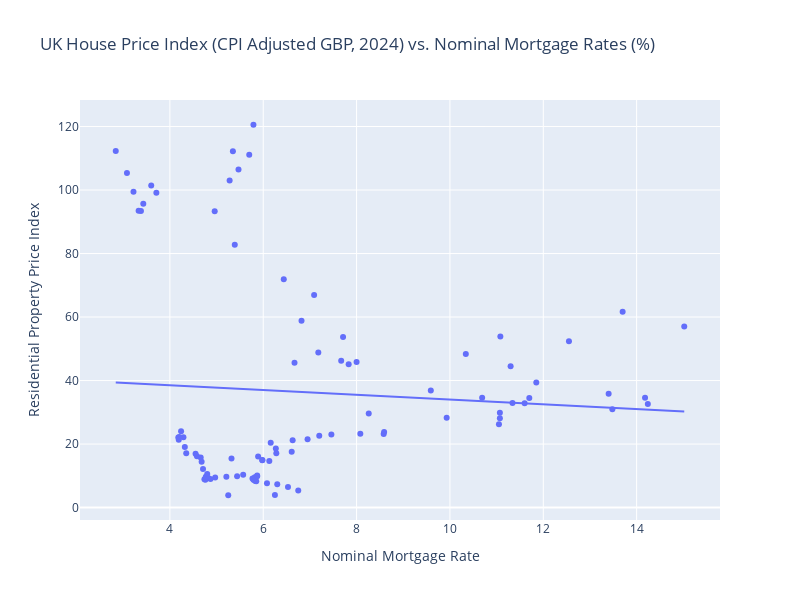

This figure's notebook cell:
### Code cell
fig = px.scatter(df,x='nominal_mortrate_perc',y='real_prop_gbp',
              labels={
                  'nominal_mortrate_perc':'Nominal Mortgage Rate',
                  'real_prop_gbp':'Residential Property Price Index'
              },
              width=800, height=600, trendline="ols",
              title='UK House Price Index (CPI Adjusted GBP, 2024) vs. Nominal Mortgage Rates (%)')

fig.update_layout(legend=dict(
    title='Region',
    yanchor="top",
    y=0.99,
    xanchor="left",
    x=0.01
))

fig.show()
